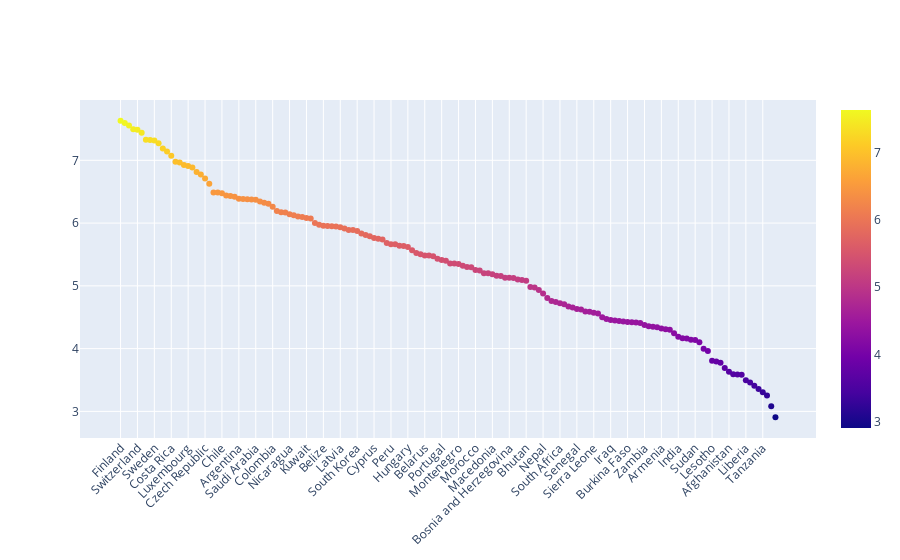

Notebook source saved alongside this figure:
### Markdown cell above
## Figure 1

### Code cell
# for showing happiest country and least happy, scatter plot of the data 

#we now want to customize it and we create a figure 
fig = go.Figure()
#we add a trace this time,  markers are the dots and we can also do some styling on them
fig.add_trace(go.Scatter(
    x=data.Country, y=data["Happiness Score"],
    mode="markers", marker_color=data["Happiness Score"], text=data.Country, 
    marker=dict(showscale = True)))

fig.update_layout(xaxis_tickangle=-45)

### Figure 1 — Plotly figure (JSON) as saved in the notebook; plotly's stock layout.template omitted (floating-point values rounded to 4 significant figures; data arrays with more than 128 entries replaced by an {"elided": "..."} marker saying what was removed)
{"data": [{"marker": {"color": {"elided": "156 float values"}, "showscale": true}, "mode": "markers", "text": {"elided": "156 str values"}, "type": "scatter", "x": {"elided": "156 str values"}, "y": {"elided": "156 float values"}}], "layout": {"xaxis": {"tickangle": -45}}}
